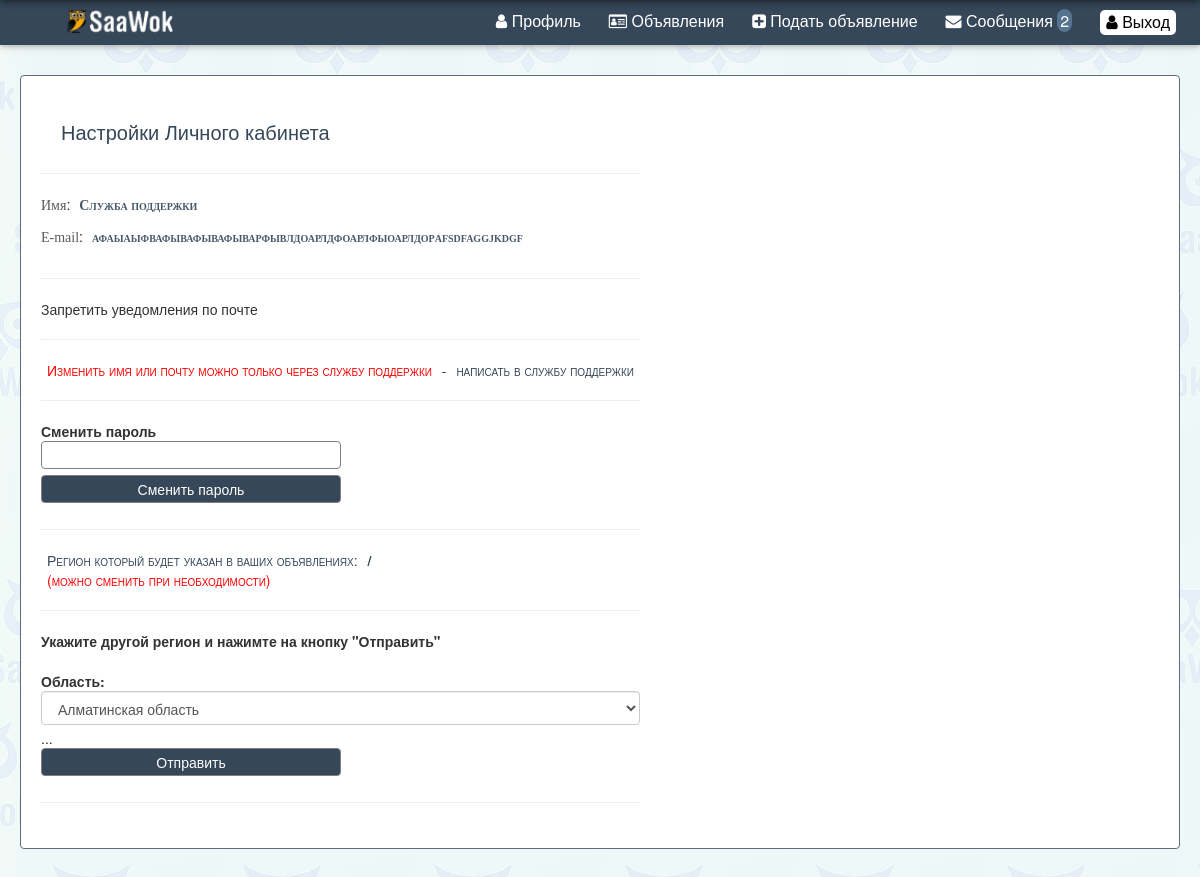
Screenshot of /cabinet/profile.php (signed in) with the database file from the repository.
### tables this page shows
CREATE TABLE `user` (
  `id` int(11) NOT NULL AUTO_INCREMENT,
  `date` int(11) NOT NULL,
  `name` text NOT NULL,
  `email` text NOT NULL,
  `phone` text NOT NULL,
  `region` text NOT NULL,
  `city` text NOT NULL,
  `pass` text NOT NULL,
  `status` int(11) NOT NULL,
  `mail_status` int(11) NOT NULL,
  PRIMARY KEY (`id`)
);

### classes/db.php (called while the page is built, shortened)
<?php
class Database{
	public function db_connect(){
		$this->conn = mysqli_connect(HOST, USER_NAME, USER_PASS, DB_NAME);
	}
	public function db_select($table_name,$sql_param){
		$conn= $this->conn;
		$sql = "SELECT * FROM ".$table_name." ".$sql_param;
		$result = mysqli_query($conn, $sql);
		if (mysqli_num_rows($result) > 0) {
			while($row = mysqli_fetch_assoc($result)) {
				$rows[]=$row;
			}
		}
		return $rows;
	}
}
?>

### tools/region/reg/index.php (the view, shortened to what this page needs)
<?php
$type= 2;
$cats=$db->db_select("regions", "WHERE type='$type' AND parent_id=''");
$cats_count=count($cats);
echo "
<b>Область:</b> <br>
<select class='form-control' id='lev1' name='region' required>";
for($i=0;$i<$cats_count;$i++){
echo "<option value='".$cats[$i]['id']."'>".$cats[$i]['cat']."</option>";
}
echo "</select>";
?>
<div id='information_reg'></div>

### cabinet/profile.php (shortened to what this page needs)
<?php
$headerr=new Headerr();
$db=new Database();
$headerr->headerrs("Профиль","","","utf-8");
$headerr->user_bar();
$url= "http://".$_SERVER['SERVER_NAME'];
$email= trim($headerr->user);
$arr_db= $db->db_select("user","WHERE email='$email'");
$region=$db->get_region_by_id($arr_db[0]['region']);
$city=$db->get_region_by_id($arr_db[0]['city']);
echo "
<div class='content Scontainer'>
  <div class='user_block'>
  <h3>Настройки Личного кабинета</h3>
  <table>
  <tr><td width='60%'>
  ";
echo "
	<hr>
<form action='profile.php' method='post'>
	<p class='ht_style'>Имя</p>:
	<p class='in_style'>".$arr_db[0]['name']."</p>
	<br>
	<p class='ht_style'>E-mail</p>:
	<p class='in_style'>".$arr_db[0]['email']."</p>
	<br>
	<hr>
";
	if($arr_db[0]['mail_status']==0){
		echo "<a href='profile.php?mail_status=1'>Запретить уведомления по почте</a>";
	}else{
		echo "<a href='profile.php?mail_status=2'>Разрешить уведомления по почте</a>";
	}
echo "
	<hr>
	<font class='warning_st1'>Изменить имя или почту можно только через службу поддержки</font> - <font class='info_st1'><a href='".$url."/cabinet/massages.php?to=000&ads=000'>написать в службу поддержки</a></font>
		<hr>
	<b>Сменить пароль</b>
	<br>
	<input class='input_st1' type='text' size='10' name='pass' value=''>
	<br />
	<input class='submit_st1' type='submit' value='Сменить пароль'>
	</form>
	<form action='profile.php' method='post'>
	<hr>
	<font class='info_st1'>Регион который будет указан в ваших объявлениях: <strong>".$region."/ ".$city."</strong> </font><br />
	<font class='warning_st1'>(можно сменить при необходимости)</font>
	<hr>
	<b>Укажите другой регион и нажимте на кнопку \"Отправить\"</b><br><br>
	";
	include('../tools/region/reg/index.php');
echo "
<input  class='submit_st1'  type='submit' value='Отправить'>
</form>
<hr>
</td>
<td width='40%'>
</td>
</tr>
</table>
</div></div>
";
?>

### css/style_old.css (style rules this page uses)
a { text-decoration: none; }

### css/style.css (style rules this page uses)
.Scontainer { width: 100%; }
body { background-image: url(../images/p.png); background-position: left top; background-repeat: repeat; background-attachment: fixed; height: 100%; }
body:before { content: ""; position: fixed; top: -10px; left: 0; width: 100%; height: 10px; -webkit-box-shadow: 0px 0px 10px rgba(0,0,0,.8); -moz-box-shadow: 0px 0px 10px rgba(0,0,0,.8); box-shadow: 0px 0px 10px rgba(0,0,0,.8); z-index: 100; }
.content { min-height: 600px; width: 1160px; height: 100%; margin: 0 auto; }
a { color: inherit; }
a { background-color: transparent; -webkit-text-decoration-skip: objects; }
select { width: 85%; height: 2.4em; cursor: pointer; margin-bottom: 3px !important; border: 1px solid lightgrey; background-color: #fff; padding: 3px; border-radius: 4px; font-size: 14px !important; }
strong { font-size:1em; padding-left: 6px; padding-right: 6px; }
input { outline:none; }
input[type=text] { color:#000; }
* { box-sizing:border-box; }
.ht_style { font-size: 14px; font-family: Verdana; opacity: 0.8; display: inline-table; }
.in_style { color: #354759; font-size: 14px; opacity: 0.9; font-family: Verdana; display: inline-table; margin-left: 5px; font-variant: small-caps; font-weight: 600; }
.input_st1 { width: 300px; height: 2.0em; margin-bottom: 6px !important; border: 1px solid grey; background-color: #fff; padding: 3px; border-radius: 4px; font-size: 14px !important; }
.submit_st1 { width: 300px; height: 2.0em; margin-bottom: 6px !important; border: 1px solid grey; background-color: #354759; padding: 3px; border-radius: 4px; font-size: 14px !important; color: #fff; }
.warning_st1 { font-size: 1em; color: red; font-variant: small-caps; padding: 6px; display: inline; }
.info_st1 { font-size: 1em; color: #354759; font-variant: small-caps; padding: 6px; display: inline; }
.user_block { width: 100%; min-height: 600px; max-height: 1400px; margin: 0 auto; padding: 25px 20px; background-color: #fff; border: 1px solid #5D6C7A; border-radius: 4px; margin-bottom: 30px; }

### rows the page displays
user: name "Служба поддержки", email "афаыаыфвафывафывафыварфывлдоарлдфоарлфыоарлдорafsdfaggjkdgf"

### other values shown
$massages_count "2"
form field region "Алматинская область"
